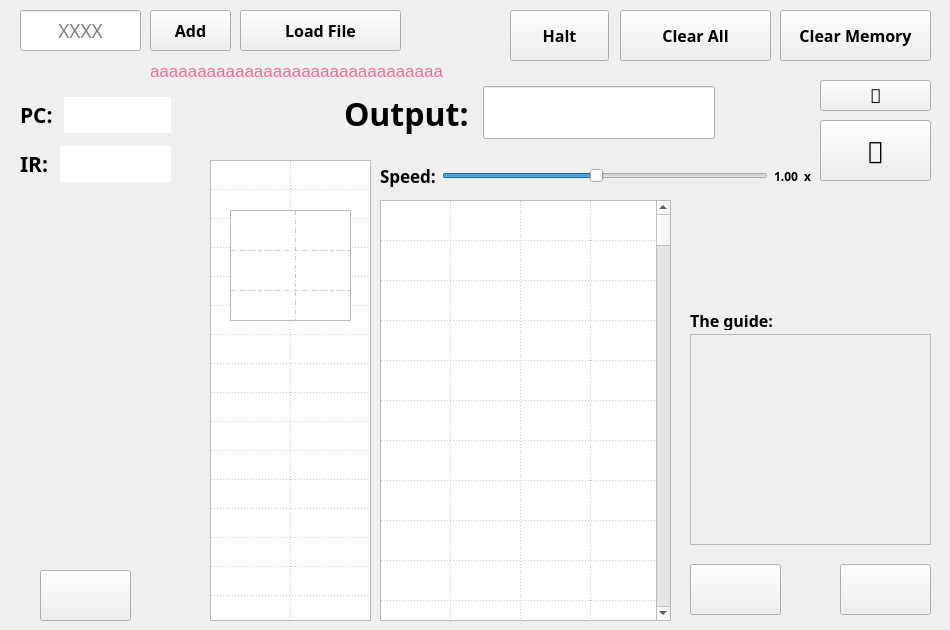
<?xml version="1.0" encoding="UTF-8"?>
<ui version="4.0">
 <class>MainWindow</class>
 <widget class="QMainWindow" name="MainWindow">
  <property name="geometry">
   <rect>
    <x>0</x>
    <y>0</y>
    <width>950</width>
    <height>630</height>
   </rect>
  </property>
  <property name="windowTitle">
   <string>MainWindow</string>
  </property>
  <widget class="QWidget" name="centralwidget">
   <widget class="QLineEdit" name="instructionText">
    <property name="geometry">
     <rect>
      <x>20</x>
      <y>10</y>
      <width>121</width>
      <height>41</height>
     </rect>
    </property>
    <property name="maximumSize">
     <size>
      <width>200</width>
      <height>100</height>
     </size>
    </property>
    <property name="font">
     <font>
      <family>OpenDyslexic Nerd Font</family>
      <pointsize>14</pointsize>
     </font>
    </property>
    <property name="toolTip">
     <string>Insert a valid instruction here</string>
    </property>
    <property name="whatsThis">
     <string>&lt;html&gt;&lt;head/&gt;&lt;body&gt;&lt;p&gt;instruction&lt;/p&gt;&lt;/body&gt;&lt;/html&gt;</string>
    </property>
    <property name="styleSheet">
     <string notr="true">text-align: center;</string>
    </property>
    <property name="text">
     <string/>
    </property>
    <property name="maxLength">
     <number>4</number>
    </property>
    <property name="alignment">
     <set>Qt::AlignmentFlag::AlignCenter</set>
    </property>
    <property name="placeholderText">
     <string>XXXX</string>
    </property>
   </widget>
   <widget class="QPushButton" name="clearMemoryBtn">
    <property name="geometry">
     <rect>
      <x>780</x>
      <y>10</y>
      <width>151</width>
      <height>51</height>
     </rect>
    </property>
    <property name="font">
     <font>
      <family>OpenDyslexic Nerd Font</family>
      <pointsize>12</pointsize>
      <italic>false</italic>
      <bold>true</bold>
     </font>
    </property>
    <property name="cursor">
     <cursorShape>PointingHandCursor</cursorShape>
    </property>
    <property name="toolTip">
     <string>Clear all memory data</string>
    </property>
    <property name="styleSheet">
     <string notr="true"/>
    </property>
    <property name="text">
     <string>Clear Memory</string>
    </property>
   </widget>
   <widget class="QPushButton" name="loadFileBtn">
    <property name="geometry">
     <rect>
      <x>240</x>
      <y>10</y>
      <width>161</width>
      <height>41</height>
     </rect>
    </property>
    <property name="font">
     <font>
      <family>OpenDyslexic Nerd Font</family>
      <pointsize>12</pointsize>
      <italic>false</italic>
      <bold>true</bold>
     </font>
    </property>
    <property name="cursor">
     <cursorShape>PointingHandCursor</cursorShape>
    </property>
    <property name="toolTip">
     <string>Loading instructions from a text file</string>
    </property>
    <property name="text">
     <string>Load File</string>
    </property>
   </widget>
   <widget class="QPushButton" name="haltBtn">
    <property name="enabled">
     <bool>true</bool>
    </property>
    <property name="geometry">
     <rect>
      <x>510</x>
      <y>10</y>
      <width>99</width>
      <height>51</height>
     </rect>
    </property>
    <property name="font">
     <font>
      <family>OpenDyslexic Nerd Font</family>
      <pointsize>12</pointsize>
      <italic>false</italic>
      <bold>true</bold>
     </font>
    </property>
    <property name="cursor">
     <cursorShape>PointingHandCursor</cursorShape>
    </property>
    <property name="focusPolicy">
     <enum>Qt::FocusPolicy::NoFocus</enum>
    </property>
    <property name="toolTip">
     <string>End the program</string>
    </property>
    <property name="text">
     <string>Halt</string>
    </property>
   </widget>
   <widget class="QPushButton" name="runBtn">
    <property name="geometry">
     <rect>
      <x>820</x>
      <y>120</y>
      <width>111</width>
      <height>61</height>
     </rect>
    </property>
    <property name="font">
     <font>
      <family>DejaVu Sans</family>
      <pointsize>18</pointsize>
      <italic>false</italic>
      <bold>false</bold>
     </font>
    </property>
    <property name="cursor">
     <cursorShape>PointingHandCursor</cursorShape>
    </property>
    <property name="toolTip">
     <string>Run the program</string>
    </property>
    <property name="text">
     <string></string>
    </property>
   </widget>
   <widget class="QPushButton" name="singleStepBtn">
    <property name="geometry">
     <rect>
      <x>840</x>
      <y>564</y>
      <width>91</width>
      <height>51</height>
     </rect>
    </property>
    <property name="font">
     <font>
      <family>GeistMono Nerd Font</family>
      <pointsize>12</pointsize>
      <italic>false</italic>
      <bold>true</bold>
     </font>
    </property>
    <property name="cursor">
     <cursorShape>PointingHandCursor</cursorShape>
    </property>
    <property name="toolTip">
     <string>Do one cycle</string>
    </property>
    <property name="text">
     <string/>
    </property>
    <property name="icon">
     <iconset resource="resources.qrc">
      <normaloff>:/styles/images/icons8-right-arrow-32.png</normaloff>:/styles/images/icons8-right-arrow-32.png</iconset>
    </property>
    <property name="iconSize">
     <size>
      <width>32</width>
      <height>32</height>
     </size>
    </property>
   </widget>
   <widget class="QPushButton" name="addInstructionBtn">
    <property name="geometry">
     <rect>
      <x>150</x>
      <y>10</y>
      <width>81</width>
      <height>41</height>
     </rect>
    </property>
    <property name="font">
     <font>
      <family>OpenDyslexic Nerd Font</family>
      <pointsize>12</pointsize>
      <italic>false</italic>
      <bold>true</bold>
     </font>
    </property>
    <property name="cursor">
     <cursorShape>PointingHandCursor</cursorShape>
    </property>
    <property name="toolTip">
     <string>Add instruction manually</string>
    </property>
    <property name="styleSheet">
     <string notr="true"/>
    </property>
    <property name="text">
     <string>Add</string>
    </property>
    <property name="autoDefault">
     <bool>false</bool>
    </property>
    <property name="default">
     <bool>false</bool>
    </property>
   </widget>
   <widget class="QTableWidget" name="registerTable">
    <property name="geometry">
     <rect>
      <x>210</x>
      <y>160</y>
      <width>161</width>
      <height>461</height>
     </rect>
    </property>
    <property name="font">
     <font>
      <family>GoMono Nerd Font</family>
      <pointsize>12</pointsize>
      <bold>true</bold>
     </font>
    </property>
    <property name="toolTip">
     <string>Registers values</string>
    </property>
    <property name="verticalScrollBarPolicy">
     <enum>Qt::ScrollBarPolicy::ScrollBarAlwaysOff</enum>
    </property>
    <property name="horizontalScrollBarPolicy">
     <enum>Qt::ScrollBarPolicy::ScrollBarAlwaysOff</enum>
    </property>
    <property name="autoScroll">
     <bool>true</bool>
    </property>
    <property name="editTriggers">
     <set>QAbstractItemView::EditTrigger::NoEditTriggers</set>
    </property>
    <property name="tabKeyNavigation">
     <bool>false</bool>
    </property>
    <property name="alternatingRowColors">
     <bool>false</bool>
    </property>
    <property name="selectionMode">
     <enum>QAbstractItemView::SelectionMode::NoSelection</enum>
    </property>
    <property name="selectionBehavior">
     <enum>QAbstractItemView::SelectionBehavior::SelectRows</enum>
    </property>
    <property name="gridStyle">
     <enum>Qt::PenStyle::DotLine</enum>
    </property>
    <property name="rowCount">
     <number>16</number>
    </property>
    <property name="columnCount">
     <number>2</number>
    </property>
    <attribute name="horizontalHeaderVisible">
     <bool>false</bool>
    </attribute>
    <attribute name="horizontalHeaderCascadingSectionResizes">
     <bool>false</bool>
    </attribute>
    <attribute name="horizontalHeaderMinimumSectionSize">
     <number>30</number>
    </attribute>
    <attribute name="horizontalHeaderDefaultSectionSize">
     <number>80</number>
    </attribute>
    <attribute name="verticalHeaderVisible">
     <bool>false</bool>
    </attribute>
    <attribute name="verticalHeaderDefaultSectionSize">
     <number>29</number>
    </attribute>
    <row/>
    <row/>
    <row/>
    <row/>
    <row/>
    <row/>
    <row/>
    <row/>
    <row/>
    <row/>
    <row/>
    <row/>
    <row/>
    <row/>
    <row/>
    <row/>
    <column/>
    <column/>
    <item row="0" column="0">
     <property name="text">
      <string/>
     </property>
    </item>
    <item row="1" column="0">
     <property name="text">
      <string/>
     </property>
    </item>
    <item row="2" column="0">
     <property name="text">
      <string/>
     </property>
    </item>
    <item row="3" column="0">
     <property name="text">
      <string/>
     </property>
    </item>
    <item row="4" column="0">
     <property name="text">
      <string/>
     </property>
    </item>
    <item row="5" column="0">
     <property name="text">
      <string/>
     </property>
    </item>
    <item row="6" column="0">
     <property name="text">
      <string/>
     </property>
    </item>
    <item row="7" column="0">
     <property name="text">
      <string/>
     </property>
    </item>
    <item row="8" column="0">
     <property name="text">
      <string/>
     </property>
    </item>
    <item row="9" column="0">
     <property name="text">
      <string/>
     </property>
    </item>
    <item row="10" column="0">
     <property name="text">
      <string/>
     </property>
    </item>
    <item row="11" column="0">
     <property name="text">
      <string/>
     </property>
    </item>
    <item row="12" column="0">
     <property name="text">
      <string/>
     </property>
    </item>
    <item row="13" column="0">
     <property name="text">
      <string/>
     </property>
    </item>
    <item row="14" column="0">
     <property name="text">
      <string/>
     </property>
    </item>
    <item row="15" column="0">
     <property name="text">
      <string/>
     </property>
    </item>
   </widget>
   <widget class="QTableWidget" name="memoryTable">
    <property name="enabled">
     <bool>true</bool>
    </property>
    <property name="geometry">
     <rect>
      <x>230</x>
      <y>210</y>
      <width>121</width>
      <height>111</height>
     </rect>
    </property>
    <property name="font">
     <font>
      <family>GoMono Nerd Font</family>
      <pointsize>12</pointsize>
      <bold>true</bold>
     </font>
    </property>
    <property name="verticalScrollBarPolicy">
     <enum>Qt::ScrollBarPolicy::ScrollBarAlwaysOff</enum>
    </property>
    <property name="horizontalScrollBarPolicy">
     <enum>Qt::ScrollBarPolicy::ScrollBarAlwaysOff</enum>
    </property>
    <property name="autoScroll">
     <bool>true</bool>
    </property>
    <property name="editTriggers">
     <set>QAbstractItemView::EditTrigger::NoEditTriggers</set>
    </property>
    <property name="tabKeyNavigation">
     <bool>false</bool>
    </property>
    <property name="alternatingRowColors">
     <bool>false</bool>
    </property>
    <property name="selectionMode">
     <enum>QAbstractItemView::SelectionMode::NoSelection</enum>
    </property>
    <property name="selectionBehavior">
     <enum>QAbstractItemView::SelectionBehavior::SelectItems</enum>
    </property>
    <property name="gridStyle">
     <enum>Qt::PenStyle::DashDotLine</enum>
    </property>
    <property name="rowCount">
     <number>9</number>
    </property>
    <property name="columnCount">
     <number>17</number>
    </property>
    <attribute name="horizontalHeaderVisible">
     <bool>false</bool>
    </attribute>
    <attribute name="horizontalHeaderCascadingSectionResizes">
     <bool>false</bool>
    </attribute>
    <attribute name="horizontalHeaderMinimumSectionSize">
     <number>30</number>
    </attribute>
    <attribute name="horizontalHeaderDefaultSectionSize">
     <number>65</number>
    </attribute>
    <attribute name="verticalHeaderVisible">
     <bool>false</bool>
    </attribute>
    <attribute name="verticalHeaderDefaultSectionSize">
     <number>40</number>
    </attribute>
    <row/>
    <row/>
    <row/>
    <row/>
    <row/>
    <row/>
    <row/>
    <row/>
    <row/>
    <column/>
    <column/>
    <column/>
    <column/>
    <column/>
    <column/>
    <column/>
    <column/>
    <column/>
    <column/>
    <column/>
    <column/>
    <column/>
    <column/>
    <column/>
    <column/>
    <column/>
    <item row="1" column="1">
     <property name="text">
      <string/>
     </property>
     <property name="font">
      <font>
       <bold>true</bold>
      </font>
     </property>
     <property name="background">
      <brush brushstyle="NoBrush">
       <color alpha="255">
        <red>224</red>
        <green>222</green>
        <blue>244</blue>
       </color>
      </brush>
     </property>
    </item>
    <item row="2" column="1">
     <property name="text">
      <string/>
     </property>
     <property name="background">
      <brush brushstyle="NoBrush">
       <color alpha="255">
        <red>224</red>
        <green>222</green>
        <blue>244</blue>
       </color>
      </brush>
     </property>
     <property name="foreground">
      <brush brushstyle="NoBrush">
       <color alpha="255">
        <red>224</red>
        <green>222</green>
        <blue>244</blue>
       </color>
      </brush>
     </property>
    </item>
   </widget>
   <widget class="QLabel" name="errorLabel">
    <property name="geometry">
     <rect>
      <x>150</x>
      <y>60</y>
      <width>301</width>
      <height>21</height>
     </rect>
    </property>
    <property name="font">
     <font>
      <pointsize>13</pointsize>
     </font>
    </property>
    <property name="styleSheet">
     <string notr="true">color: #eb6f92;</string>
    </property>
    <property name="text">
     <string>aaaaaaaaaaaaaaaaaaaaaaaaaaaaaaa</string>
    </property>
   </widget>
   <widget class="QWidget" name="layoutWidget">
    <property name="geometry">
     <rect>
      <x>344</x>
      <y>80</y>
      <width>371</width>
      <height>66</height>
     </rect>
    </property>
    <property name="font">
     <font>
      <family>OpenDyslexic Nerd Font</family>
      <pointsize>24</pointsize>
      <bold>true</bold>
     </font>
    </property>
    <layout class="QHBoxLayout" name="horizontalLayout">
     <item>
      <widget class="QLabel" name="label">
       <property name="font">
        <font>
         <family>OpenDyslexic Nerd Font</family>
         <pointsize>24</pointsize>
         <bold>true</bold>
        </font>
       </property>
       <property name="toolTip">
        <string>Displaying the screen cells in ASCII</string>
       </property>
       <property name="text">
        <string>Output: </string>
       </property>
      </widget>
     </item>
     <item>
      <widget class="QLineEdit" name="outputField">
       <property name="enabled">
        <bool>true</bool>
       </property>
       <property name="font">
        <font>
         <family>OpenDyslexic Nerd Font</family>
         <pointsize>24</pointsize>
         <bold>true</bold>
        </font>
       </property>
       <property name="cursor">
        <cursorShape>ArrowCursor</cursorShape>
       </property>
       <property name="mouseTracking">
        <bool>false</bool>
       </property>
       <property name="focusPolicy">
        <enum>Qt::FocusPolicy::NoFocus</enum>
       </property>
       <property name="acceptDrops">
        <bool>false</bool>
       </property>
       <property name="toolTip">
        <string>Displaying the screen cells in ASCII</string>
       </property>
       <property name="autoFillBackground">
        <bool>false</bool>
       </property>
       <property name="frame">
        <bool>true</bool>
       </property>
       <property name="readOnly">
        <bool>true</bool>
       </property>
      </widget>
     </item>
    </layout>
   </widget>
   <widget class="QWidget" name="layoutWidget">
    <property name="geometry">
     <rect>
      <x>20</x>
      <y>90</y>
      <width>151</width>
      <height>101</height>
     </rect>
    </property>
    <property name="font">
     <font>
      <family>OpenDyslexic Nerd Font</family>
     </font>
    </property>
    <layout class="QVBoxLayout" name="verticalLayout">
     <item>
      <layout class="QHBoxLayout" name="horizontalLayout_2">
       <item>
        <widget class="QLabel" name="label_2">
         <property name="font">
          <font>
           <family>OpenDyslexic Nerd Font</family>
           <pointsize>16</pointsize>
           <bold>true</bold>
          </font>
         </property>
         <property name="toolTip">
          <string>Program counter in decimal value</string>
         </property>
         <property name="text">
          <string>PC: </string>
         </property>
        </widget>
       </item>
       <item>
        <widget class="QLineEdit" name="PCLabel">
         <property name="font">
          <font>
           <family>OpenDyslexic Nerd Font</family>
           <pointsize>16</pointsize>
          </font>
         </property>
         <property name="cursor">
          <cursorShape>ArrowCursor</cursorShape>
         </property>
         <property name="mouseTracking">
          <bool>false</bool>
         </property>
         <property name="focusPolicy">
          <enum>Qt::FocusPolicy::NoFocus</enum>
         </property>
         <property name="acceptDrops">
          <bool>false</bool>
         </property>
         <property name="toolTip">
          <string>Program counter in decimal value</string>
         </property>
         <property name="frame">
          <bool>false</bool>
         </property>
         <property name="readOnly">
          <bool>true</bool>
         </property>
        </widget>
       </item>
      </layout>
     </item>
     <item>
      <layout class="QHBoxLayout" name="horizontalLayout_3">
       <item>
        <widget class="QLabel" name="label_3">
         <property name="font">
          <font>
           <family>OpenDyslexic Nerd Font</family>
           <pointsize>16</pointsize>
           <bold>true</bold>
          </font>
         </property>
         <property name="toolTip">
          <string>Instruction register</string>
         </property>
         <property name="toolTipDuration">
          <number>-1</number>
         </property>
         <property name="text">
          <string>IR: </string>
         </property>
        </widget>
       </item>
       <item>
        <widget class="QLineEdit" name="IRLabel">
         <property name="font">
          <font>
           <family>OpenDyslexic Nerd Font</family>
           <pointsize>16</pointsize>
          </font>
         </property>
         <property name="cursor">
          <cursorShape>ArrowCursor</cursorShape>
         </property>
         <property name="mouseTracking">
          <bool>false</bool>
         </property>
         <property name="focusPolicy">
          <enum>Qt::FocusPolicy::NoFocus</enum>
         </property>
         <property name="acceptDrops">
          <bool>false</bool>
         </property>
         <property name="toolTip">
          <string>Instruction register</string>
         </property>
         <property name="toolTipDuration">
          <number>-1</number>
         </property>
         <property name="frame">
          <bool>false</bool>
         </property>
         <property name="readOnly">
          <bool>true</bool>
         </property>
        </widget>
       </item>
      </layout>
     </item>
    </layout>
   </widget>
   <widget class="QPushButton" name="clearAllBtn">
    <property name="geometry">
     <rect>
      <x>620</x>
      <y>10</y>
      <width>151</width>
      <height>51</height>
     </rect>
    </property>
    <property name="font">
     <font>
      <family>OpenDyslexic Nerd Font</family>
      <pointsize>12</pointsize>
      <italic>false</italic>
      <bold>true</bold>
     </font>
    </property>
    <property name="cursor">
     <cursorShape>PointingHandCursor</cursorShape>
    </property>
    <property name="toolTip">
     <string>Reset the whole program</string>
    </property>
    <property name="styleSheet">
     <string notr="true"/>
    </property>
    <property name="text">
     <string>Clear All</string>
    </property>
   </widget>
   <widget class="QWidget" name="layoutWidget">
    <property name="geometry">
     <rect>
      <x>380</x>
      <y>160</y>
      <width>431</width>
      <height>32</height>
     </rect>
    </property>
    <layout class="QHBoxLayout" name="horizontalLayout_4">
     <item>
      <widget class="QLabel" name="label_4">
       <property name="font">
        <font>
         <family>OpenDyslexic Nerd Font</family>
         <pointsize>13</pointsize>
         <bold>true</bold>
        </font>
       </property>
       <property name="toolTip">
        <string>Changing the speed of the execution</string>
       </property>
       <property name="text">
        <string>Speed:</string>
       </property>
      </widget>
     </item>
     <item>
      <widget class="QSlider" name="speedSlider">
       <property name="enabled">
        <bool>true</bool>
       </property>
       <property name="toolTip">
        <string>Changing the speed of the execution</string>
       </property>
       <property name="minimum">
        <number>1</number>
       </property>
       <property name="maximum">
        <number>20</number>
       </property>
       <property name="value">
        <number>10</number>
       </property>
       <property name="orientation">
        <enum>Qt::Orientation::Horizontal</enum>
       </property>
       <property name="invertedAppearance">
        <bool>false</bool>
       </property>
       <property name="invertedControls">
        <bool>false</bool>
       </property>
      </widget>
     </item>
     <item>
      <widget class="QLabel" name="speedLabel">
       <property name="font">
        <font>
         <family>OpenDyslexicAlt Nerd Font Propo</family>
         <bold>true</bold>
        </font>
       </property>
       <property name="toolTip">
        <string>Changing the speed of the execution</string>
       </property>
       <property name="text">
        <string>1.00</string>
       </property>
      </widget>
     </item>
     <item>
      <widget class="QLabel" name="label_6">
       <property name="font">
        <font>
         <family>OpenDyslexicAlt Nerd Font Propo</family>
         <bold>true</bold>
        </font>
       </property>
       <property name="toolTip">
        <string>Changing the speed of the execution</string>
       </property>
       <property name="text">
        <string>x</string>
       </property>
      </widget>
     </item>
    </layout>
   </widget>
   <widget class="QPushButton" name="restartBtn">
    <property name="geometry">
     <rect>
      <x>820</x>
      <y>80</y>
      <width>111</width>
      <height>31</height>
     </rect>
    </property>
    <property name="font">
     <font>
      <family>Hack Nerd Font</family>
      <pointsize>14</pointsize>
      <bold>true</bold>
     </font>
    </property>
    <property name="cursor">
     <cursorShape>PointingHandCursor</cursorShape>
    </property>
    <property name="toolTip">
     <string>Rerun the program</string>
    </property>
    <property name="text">
     <string></string>
    </property>
   </widget>
   <widget class="QTableWidget" name="memoryTable_2">
    <property name="geometry">
     <rect>
      <x>380</x>
      <y>200</y>
      <width>291</width>
      <height>421</height>
     </rect>
    </property>
    <property name="sizePolicy">
     <sizepolicy hsizetype="Expanding" vsizetype="Expanding">
      <horstretch>250</horstretch>
      <verstretch>0</verstretch>
     </sizepolicy>
    </property>
    <property name="font">
     <font>
      <family>GoMono Nerd Font</family>
      <pointsize>12</pointsize>
      <bold>true</bold>
     </font>
    </property>
    <property name="verticalScrollBarPolicy">
     <enum>Qt::ScrollBarPolicy::ScrollBarAlwaysOn</enum>
    </property>
    <property name="horizontalScrollBarPolicy">
     <enum>Qt::ScrollBarPolicy::ScrollBarAlwaysOff</enum>
    </property>
    <property name="autoScroll">
     <bool>true</bool>
    </property>
    <property name="editTriggers">
     <set>QAbstractItemView::EditTrigger::NoEditTriggers</set>
    </property>
    <property name="tabKeyNavigation">
     <bool>false</bool>
    </property>
    <property name="alternatingRowColors">
     <bool>false</bool>
    </property>
    <property name="selectionMode">
     <enum>QAbstractItemView::SelectionMode::NoSelection</enum>
    </property>
    <property name="selectionBehavior">
     <enum>QAbstractItemView::SelectionBehavior::SelectRows</enum>
    </property>
    <property name="gridStyle">
     <enum>Qt::PenStyle::DotLine</enum>
    </property>
    <property name="wordWrap">
     <bool>true</bool>
    </property>
    <property name="rowCount">
     <number>128</number>
    </property>
    <property name="columnCount">
     <number>4</number>
    </property>
    <attribute name="horizontalHeaderVisible">
     <bool>false</bool>
    </attribute>
    <attribute name="horizontalHeaderCascadingSectionResizes">
     <bool>true</bool>
    </attribute>
    <attribute name="horizontalHeaderMinimumSectionSize">
     <number>70</number>
    </attribute>
    <attribute name="horizontalHeaderDefaultSectionSize">
     <number>70</number>
    </attribute>
    <attribute name="horizontalHeaderShowSortIndicator" stdset="0">
     <bool>false</bool>
    </attribute>
    <attribute name="horizontalHeaderStretchLastSection">
     <bool>false</bool>
    </attribute>
    <attribute name="verticalHeaderVisible">
     <bool>false</bool>
    </attribute>
    <attribute name="verticalHeaderDefaultSectionSize">
     <number>40</number>
    </attribute>
    <row/>
    <row/>
    <row/>
    <row/>
    <row/>
    <row/>
    <row/>
    <row/>
    <row/>
    <row/>
    <row/>
    <row/>
    <row/>
    <row/>
    <row/>
    <row/>
    <row/>
    <row/>
    <row/>
    <row/>
    <row/>
    <row/>
    <row/>
    <row/>
    <row/>
    <row/>
    <row/>
    <row/>
    <row/>
    <row/>
    <row/>
    <row/>
    <row/>
    <row/>
    <row/>
    <row/>
    <row/>
    <row/>
    <row/>
    <row/>
    <row/>
    <row/>
    <row/>
    <row/>
    <row/>
    <row/>
    <row/>
    <row/>
    <row/>
    <row/>
    <row/>
    <row/>
    <row/>
    <row/>
    <row/>
    <row/>
    <row/>
    <row/>
    <row/>
    <row/>
    <row/>
    <row/>
    <row/>
    <row/>
    <row/>
    <row/>
    <row/>
    <row/>
    <row/>
    <row/>
    <row/>
    <row/>
    <row/>
    <row/>
    <row/>
    <row/>
    <row/>
    <row/>
    <row/>
    <row/>
    <row/>
    <row/>
    <row/>
    <row/>
    <row/>
    <row/>
    <row/>
    <row/>
    <row/>
    <row/>
    <row/>
    <row/>
    <row/>
    <row/>
    <row/>
    <row/>
    <row/>
    <row/>
    <row/>
    <row/>
    <row/>
    <row/>
    <row/>
    <row/>
    <row/>
    <row/>
    <row/>
    <row/>
    <row/>
    <row/>
    <row/>
    <row/>
    <row/>
    <row/>
    <row/>
    <row/>
    <row/>
    <row/>
    <row/>
    <row/>
    <row/>
    <row/>
    <row/>
    <row/>
    <row/>
    <row/>
    <row/>
    <row/>
    <column/>
    <column/>
    <column/>
    <column/>
    <item row="0" column="0">
     <property name="text">
      <string/>
     </property>
    </item>
    <item row="1" column="0">
     <property name="text">
      <string/>
     </property>
    </item>
    <item row="2" column="0">
     <property name="text">
      <string/>
     </property>
    </item>
    <item row="3" column="0">
     <property name="text">
      <string/>
     </property>
    </item>
    <item row="4" column="0">
     <property name="text">
      <string/>
     </property>
    </item>
    <item row="5" column="0">
     <property name="text">
      <string/>
     </property>
    </item>
    <item row="6" column="0">
     <property name="text">
      <string/>
     </property>
    </item>
    <item row="7" column="0">
     <property name="text">
      <string/>
     </property>
    </item>
    <item row="8" column="0">
     <property name="text">
      <string/>
     </property>
    </item>
    <item row="9" column="0">
     <property name="text">
      <string/>
     </property>
    </item>
    <item row="10" column="0">
     <property name="text">
      <string/>
     </property>
    </item>
    <item row="11" column="0">
     <property name="text">
      <string/>
     </property>
    </item>
    <item row="12" column="0">
     <property name="text">
      <string/>
     </property>
    </item>
    <item row="13" column="0">
     <property name="text">
      <string/>
     </property>
    </item>
    <item row="14" column="0">
     <property name="text">
      <string/>
     </property>
    </item>
    <item row="15" column="0">
     <property name="text">
      <string/>
     </property>
    </item>
    <item row="16" column="0">
     <property name="text">
      <string/>
     </property>
    </item>
    <item row="17" column="0">
     <property name="text">
      <string/>
     </property>
    </item>
    <item row="18" column="0">
     <property name="text">
      <string/>
     </property>
    </item>
   </widget>
   <widget class="QPushButton" name="stepBackBtn">
    <property name="geometry">
     <rect>
      <x>690</x>
      <y>564</y>
      <width>91</width>
      <height>51</height>
     </rect>
    </property>
    <property name="font">
     <font>
      <family>GeistMono Nerd Font</family>
      <pointsize>12</pointsize>
      <italic>false</italic>
      <bold>true</bold>
     </font>
    </property>
    <property name="cursor">
     <cursorShape>PointingHandCursor</cursorShape>
    </property>
    <property name="toolTip">
     <string>Undo the last instruction</string>
    </property>
    <property name="text">
     <string/>
    </property>
    <property name="icon">
     <iconset resource="resources.qrc">
      <normaloff>:/styles/images/icons8-u-turn-to-left-32.png</normaloff>:/styles/images/icons8-u-turn-to-left-32.png</iconset>
    </property>
    <property name="iconSize">
     <size>
      <width>32</width>
      <height>32</height>
     </size>
    </property>
   </widget>
   <widget class="QTextEdit" name="guidanceBox">
    <property name="enabled">
     <bool>false</bool>
    </property>
    <property name="geometry">
     <rect>
      <x>690</x>
      <y>334</y>
      <width>241</width>
      <height>211</height>
     </rect>
    </property>
    <property name="font">
     <font>
      <family>GeistMono Nerd Font</family>
      <pointsize>12</pointsize>
     </font>
    </property>
    <property name="focusPolicy">
     <enum>Qt::FocusPolicy::NoFocus</enum>
    </property>
    <property name="toolTip">
     <string>Your guide to understand the current instruction at which the program counter</string>
    </property>
    <property name="readOnly">
     <bool>true</bool>
    </property>
    <property name="html">
     <string>&lt;!DOCTYPE HTML PUBLIC &quot;-//W3C//DTD HTML 4.0//EN&quot; &quot;http://www.w3.org/TR/REC-html40/strict.dtd&quot;&gt;
&lt;html&gt;&lt;head&gt;&lt;meta name=&quot;qrichtext&quot; content=&quot;1&quot; /&gt;&lt;meta charset=&quot;utf-8&quot; /&gt;&lt;style type=&quot;text/css&quot;&gt;
p, li { white-space: pre-wrap; }
hr { height: 1px; border-width: 0; }
li.unchecked::marker { content: &quot;\2610&quot;; }
li.checked::marker { content: &quot;\2612&quot;; }
&lt;/style&gt;&lt;/head&gt;&lt;body style=&quot; font-family:'GeistMono Nerd Font'; font-size:12pt; font-weight:400; font-style:normal;&quot;&gt;
&lt;p style=&quot;-qt-paragraph-type:empty; margin-top:0px; margin-bottom:0px; margin-left:0px; margin-right:0px; -qt-block-indent:0; text-indent:0px;&quot;&gt;&lt;br /&gt;&lt;/p&gt;&lt;/body&gt;&lt;/html&gt;</string>
    </property>
   </widget>
   <widget class="QPushButton" name="helpBtn">
    <property name="geometry">
     <rect>
      <x>40</x>
      <y>570</y>
      <width>91</width>
      <height>51</height>
     </rect>
    </property>
    <property name="font">
     <font>
      <family>GeistMono Nerd Font</family>
      <pointsize>16</pointsize>
      <italic>false</italic>
      <bold>true</bold>
     </font>
    </property>
    <property name="cursor">
     <cursorShape>PointingHandCursor</cursorShape>
    </property>
    <property name="toolTip">
     <string>Undo the last instruction</string>
    </property>
    <property name="text">
     <string/>
    </property>
    <property name="icon">
     <iconset resource="resources.qrc">
      <normaloff>:/styles/images/icons8-question-mark-32.png</normaloff>:/styles/images/icons8-question-mark-32.png</iconset>
    </property>
    <property name="iconSize">
     <size>
      <width>32</width>
      <height>32</height>
     </size>
    </property>
   </widget>
   <widget class="QLabel" name="label_5">
    <property name="geometry">
     <rect>
      <x>690</x>
      <y>310</y>
      <width>101</width>
      <height>20</height>
     </rect>
    </property>
    <property name="font">
     <font>
      <family>OpenDyslexic Nerd Font</family>
      <pointsize>12</pointsize>
      <bold>true</bold>
     </font>
    </property>
    <property name="text">
     <string>The guide:</string>
    </property>
   </widget>
   <widget class="QLabel" name="bmoright">
    <property name="geometry">
     <rect>
      <x>810</x>
      <y>190</y>
      <width>131</width>
      <height>151</height>
     </rect>
    </property>
    <property name="text">
     <string/>
    </property>
    <property name="pixmap">
     <pixmap resource="resources.qrc">:/styles/images/bmohiinverted.png</pixmap>
    </property>
    <property name="scaledContents">
     <bool>true</bool>
    </property>
   </widget>
   <widget class="QLabel" name="bmo_face">
    <property name="geometry">
     <rect>
      <x>20</x>
      <y>210</y>
      <width>181</width>
      <height>101</height>
     </rect>
    </property>
    <property name="styleSheet">
     <string notr="true"/>
    </property>
    <property name="text">
     <string/>
    </property>
    <property name="pixmap">
     <pixmap resource="resources.qrc">:/styles/images/face_angry2.png</pixmap>
    </property>
    <property name="scaledContents">
     <bool>true</bool>
    </property>
   </widget>
  </widget>
 </widget>
 <resources>
  <include location="resources.qrc"/>
 </resources>
 <connections/>
</ui>
